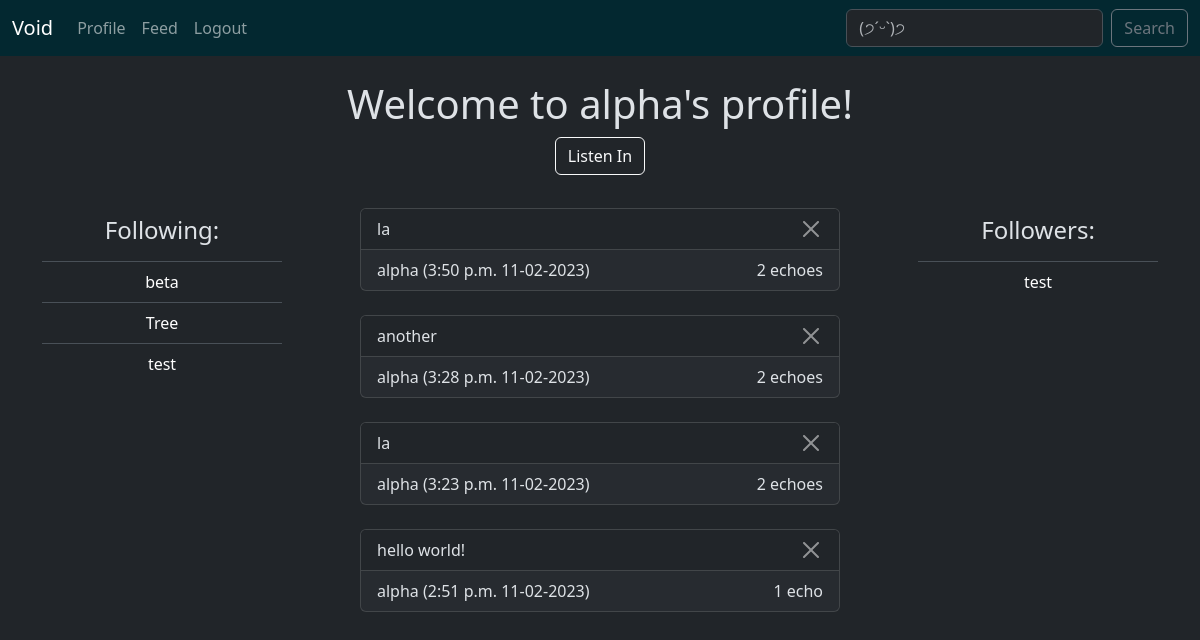
The page /profile/alpha (signed in) on the database its author committed.
### twitclone/models.py (models this page shows)
class Profile(models.Model):
    user = models.OneToOneField(User, on_delete=models.CASCADE, related_name="profile_user")
    follows = models.ManyToManyField("self",
        related_name="followed_by",
        symmetrical=False,
        blank=True)
    def __str__(self):
        return self.user.username

class Post(models.Model):
    post = models.CharField(max_length=300)
    post_time = models.DateTimeField(auto_now_add=True)
    likes = models.ManyToManyField(Profile,
        related_name="likes",
        blank=True)
    poster = models.ForeignKey(Profile, on_delete=models.CASCADE)
    def __str__(self):
        return (
            f"{self.id} "
            f"{self.poster} "
            f"({self.post_time:%I:%M %p %m-%d-%Y})"
        )

### twitclone/views.py (the view)
# urls.py: path('profile/<str:profile_name>', views.profile, name='profile'),
@login_required
def profile(request, profile_name):
    if Profile.objects.filter(user__username=profile_name).exists():
        profile = Profile.objects.get(user__username=profile_name)
        if request.method == "POST":
            if "follow" in request.POST:
                request.user.profile_user.follows.add(profile)
            elif "delete_post" in request.POST:
                post_id = request.POST["delete_post"].split(" ")[0]
                Post.objects.get(id=int(post_id)).delete()
        context = { "name": request.user, "my_posts": Post.objects.filter(poster__user__username=profile_name).order_by("-post_time"), "profile": profile }
        return render(request, 'twitclone/profile.html', context)
    else:
        raise Http404()

### twitclone/templates/twitclone/profile.html (shortened to what this page needs)
{% extends 'twitclone/base.html' %}
{% block content %}
<h1 class="text-center">
    Welcome to {{ profile.user.profile_user }}'s profile!
    {% if profile.user.profile_user != name.profile_user %}
        <form method=POST>
            <button type="submit" class="ml-5 btn btn-outline-light" name="follow" value="follow">Listen In</button>
         </form>
    {% endif %}
</h1>
<div class="d-flex flex-row justify-content-between">
    <div class="text-center mt-4" style="width: 15rem;">
        <ul class="list-group list-group-flush">
            <li class="list-group-item">
                <h4>Following: </h4>
            </li>
            {% for following in profile.follows.all %}
                <li class="list-group-item">
                    <a class="link-body-emphasis link-offset-3 link-underline-opacity-0 link-underline-opacity-0-hover"
                    href="{% url 'profile' profile_name=following.user.profile_user %}">
                        {{ following }}
                    </a>
                </li>
            {% endfor %}
        </ul>
    </div>
    <div class="mt-4">
        {% for post in my_posts %}
        <form id="delete_post_form" action="" method="POST">
            <div class="card " style="width: 30rem;">
                <ul class="list-group list-group-flush">
                    <li class="list-group-item">{{ post.post }}
                        <button type="submit" class="btn-close btn-sm float-end" name="delete_post" value="{{ post }}"></button>
                    </li>
                </ul>
                <div class="card-footer">
                    {{ post.poster }} ({{ post.post_time|date:'g:i a m-d-Y' }})
                    {% if post.likes.count == 1 %}
                        <text class="float-end pr-3">1 echo
                    {% else %}
                        <text class="float-end">{{ post.likes.count }} echoes
                    {% endif %}
                </div>
            </div>
        </form>
            <br/>
        {% endfor %}
    </div>
    <div class="text-center mt-4" style="width: 15rem;">
        <ul class="list-group list-group-flush">
            <li class="list-group-item">
                <h4>Followers: </h4>
            </li>
            {% for following in profile.followed_by.all %}
                <li class="list-group-item">
                    <a class="link-body-emphasis link-offset-3 link-underline-opacity-0 link-underline-opacity-0-hover"
                    href="{% url 'profile' profile_name=following.user.profile_user %}">
                        {{ following }}
                    </a>
                </li>
            {% endfor %}
        </ul>
    </div>
</div>
{% endblock %}

### rows shown on the page
Profile: user.profile_user "alpha"
Profile: user.username "beta"
Profile: user.username "Tree"
Profile: user.username "test"
Post: post "la", poster "alpha", post_time "3:50 p.m. 11-02-2023", likes.count "2"
Post: post "another", poster "alpha", post_time "3:28 p.m. 11-02-2023", likes.count "2"
Post: post "la", poster "alpha", post_time "3:23 p.m. 11-02-2023", likes.count "2"
Post: post "hello world!", poster "alpha", post_time "2:51 p.m. 11-02-2023", shows "1 echo"
